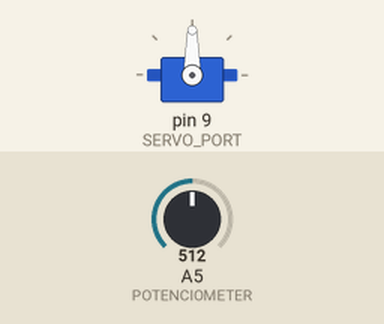
Bench run of a sketch on a simulated Arduino Uno, built with avr-gcc and run on an emulated ATmega328P. On the bench: servo. The test bench sets the inputs (shaded band); at power-on: A5 (POTENCIOMETER) = 512.

Above: at 1.2 s.
1.3 s: A5 (POTENCIOMETER) set to 716
At 2.5 s:
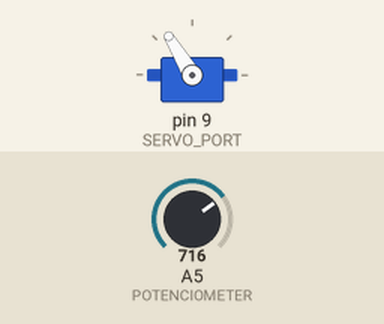
2.8 s: A5 (POTENCIOMETER) set to 900
At 3.8 s:
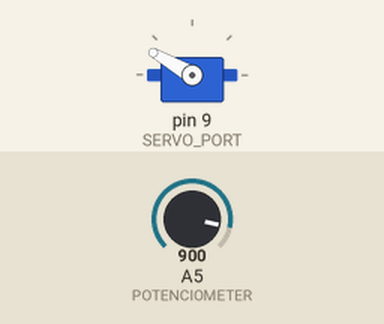
4.3 s: A5 (POTENCIOMETER) set to 1023
At 5.1 s:
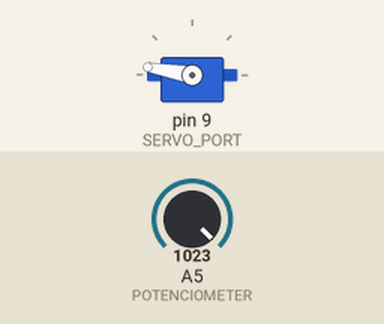
5.8 s: A5 (POTENCIOMETER) set to 306
At 6.4 s:
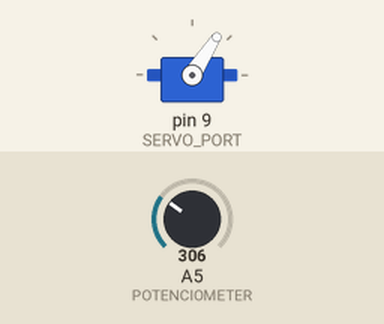
7.3 s: A5 (POTENCIOMETER) set to 122
At 7.7 s:
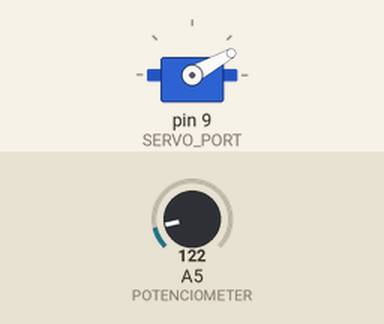
Timing chart, 0 to 9.8 s (numbered marks = the images above; inputs shaded):
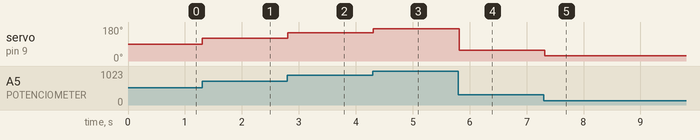

The sketch:

servo_with_potenciometer.ino
```cpp
#include <Servo.h>

const int SERVO_PORT = 9;
const int POTENCIOMETER = A5;
const int READING_DELAY = 100;

Servo servo_eng;

void setup()
{
  servo_eng.attach(SERVO_PORT);
  pinMode(POTENCIOMETER, INPUT);
}

void loop()
{
  int reading = analogRead(POTENCIOMETER);
  reading = map(reading, 0, 1023, 10, 170);
  servo_eng.write(reading);
  delay(READING_DELAY);
}
```

Measured:
- after the input at 1.3 s, servo on pin 9 (SERVO_PORT): 90° → 121° at once
- after the input at 2.8 s, servo on pin 9 (SERVO_PORT): 121° → 150° at once
- after the input at 4.3 s, servo on pin 9 (SERVO_PORT): 150° → 170° at once
- after the input at 5.8 s, servo on pin 9 (SERVO_PORT): 170° → 57° at once
- after the input at 7.3 s, servo on pin 9 (SERVO_PORT): 57° → 29° at once
